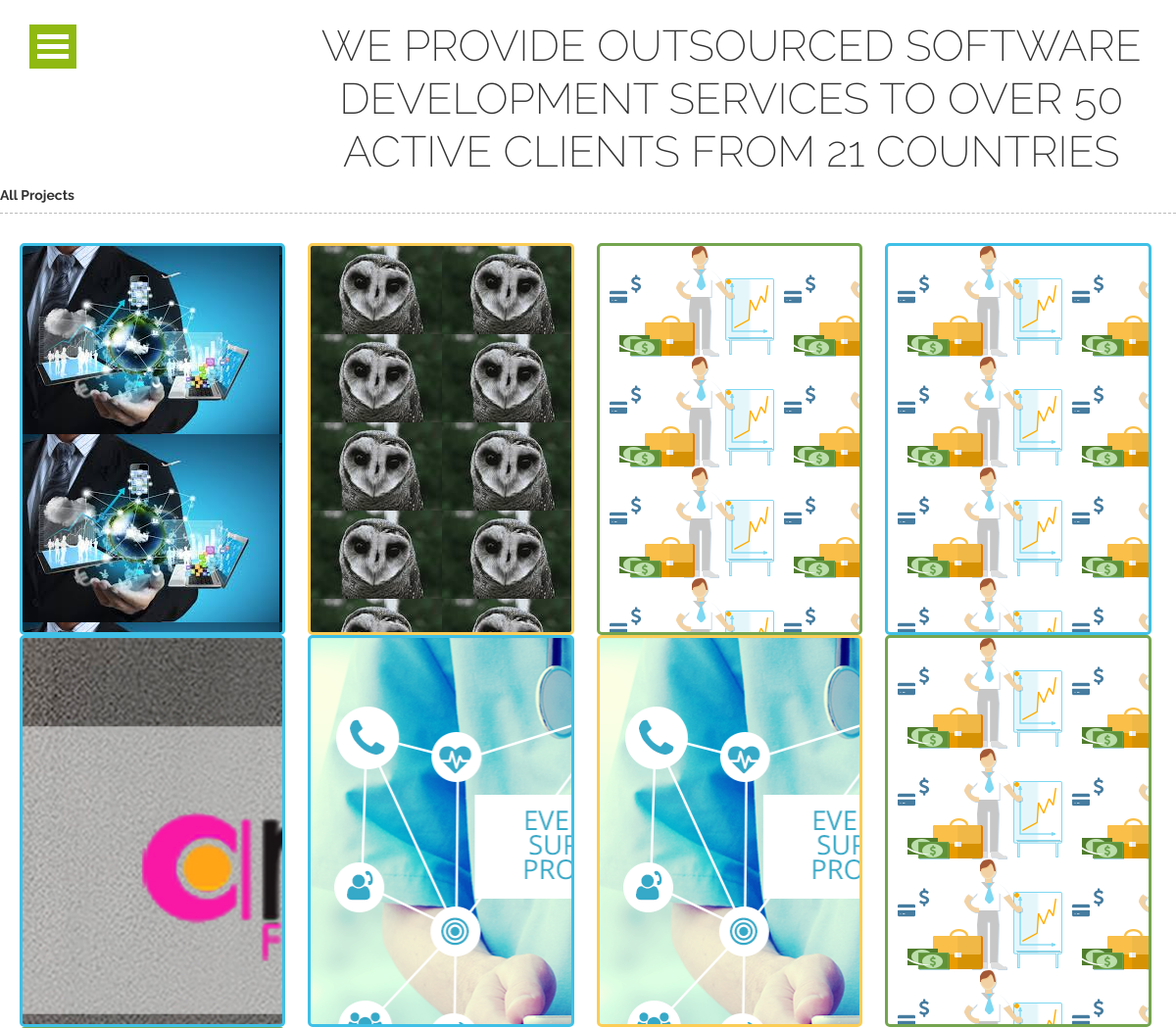
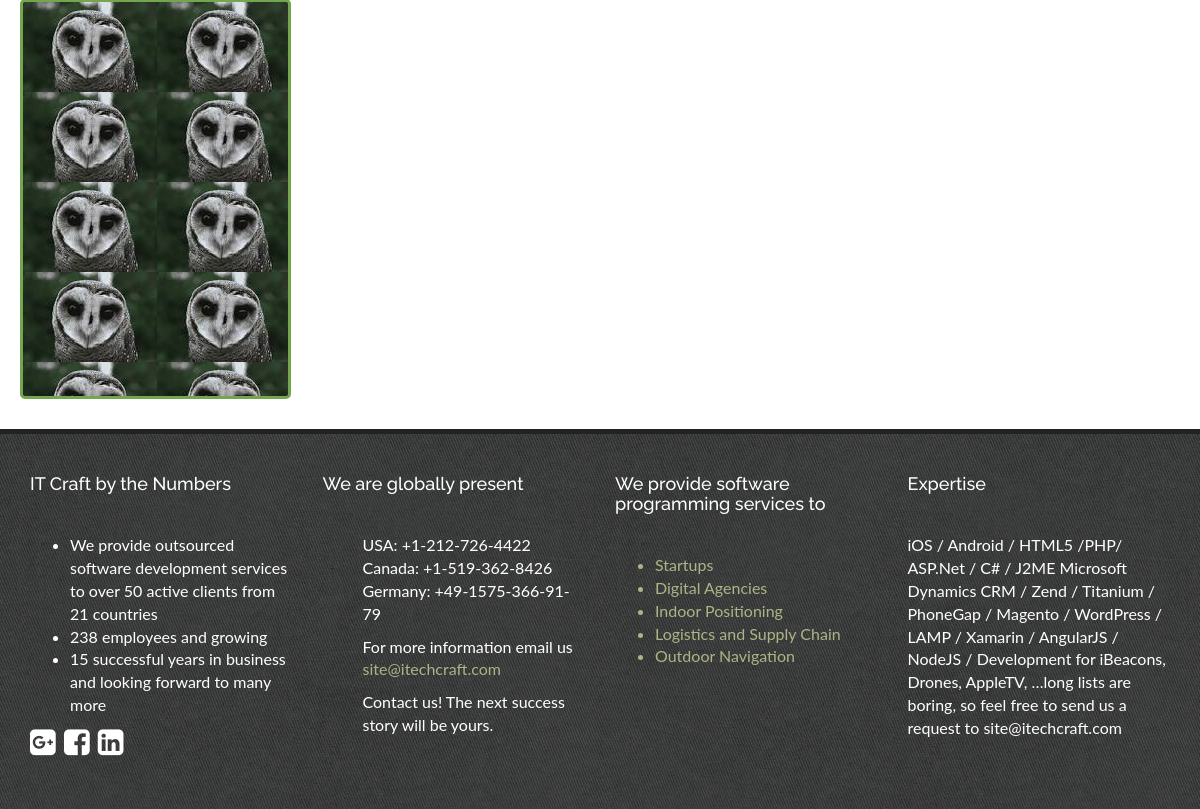
Page /index.php/portfolio on the committed database (2 pictures, top to bottom).
### tables this page shows
CREATE TABLE `design_page` (
  `design_page_id` int(100) NOT NULL,
  `name` varchar(1000) NOT NULL,
  `details` varchar(60000) NOT NULL,
  `insert_by` varchar(1000) NOT NULL,
  `insert_time` varchar(1000) NOT NULL
);

CREATE TABLE `project_admin` (
  `id` int(20) NOT NULL,
  `title` varchar(100) NOT NULL,
  `project_description` varchar(1000) NOT NULL,
  `project_image` varchar(100) NOT NULL,
  `design_class` varchar(100) NOT NULL,
  `design_image` varchar(100) NOT NULL,
  `insert_by` varchar(100) NOT NULL
);

### application/controllers/Portfolio.php (called while the page is built, shortened)
<?php
class Portfolio extends CI_Controller
{
    public function __construct()
    {
        $this->load->model('Loginm');
        $this->load->model('Projectm');
        $this->load->model('Homem');
    }
    public function index()
    {
        $this->data['menu']= $this->Homem->menu();
        $this->data['header']= $this->Homem->header();
        $this->data['pro'] = $this->Projectm->get_all_projects_for_portfolio();
        $this->load->view('portfolio', $this->data);
    }
}

### index.php (called while the page is built, shortened)
<?php
require_once BASEPATH.'core/CodeIgniter.php';

### application/models/Homem.php (called while the page is built, shortened)
<?php if ( ! defined('BASEPATH')) exit('No direct script access allowed');
class Homem extends CI_Model
{
    public function header(){
        $this->db->where('name', 'header');
        $this->db->order_by("design_page_id", "desc");
        $query = $this->db->get('design_page',1);
        return $query->result();
    }
}

### application/models/Projectm.php (called while the page is built, shortened)
<?php if ( ! defined('BASEPATH')) exit('No direct script access allowed');
class Projectm extends CI_Model
{
    public function get_all_projects_for_portfolio()
    {
        $query = $this->db->query("SELECT * FROM `project_admin` GROUP BY `id`");
        return $query->result();
    }
}

### application/views/portfolio.php (the view, shortened to what this page needs)
<!DOCTYPE html>
<html lang="en" class="no-js">
<head>
    <link rel="stylesheet" href="https://maxcdn.bootstrapcdn.com/font-awesome/4.7.0/css/font-awesome.min.css">
    <link rel="stylesheet" href="https://maxcdn.bootstrapcdn.com/bootstrap/3.3.7/css/bootstrap.min.css">
    <link rel="stylesheet" href="https://maxcdn.bootstrapcdn.com/bootstrap/3.3.7/css/bootstrap-theme.min.css">
    <link rel="stylesheet" type="text/css" href="<?php echo base_url()?>css/style.css" />
    <link rel="stylesheet" type="text/css" href="<?php echo base_url()?>css/component.css" />
</head>
<body>
<div class="container demo-4">
    <div class="row">
        <div class="col-md-3">
            <div id="dl-menu" class="dl-menuwrapper">
                <button class="dl-trigger">Open Menu</button>
            </div>
        </div>
        <div class="col-md-9">
            <h1 style="text-align:center"> <?php  foreach ($header as $h) {echo $h->details;}?></h1>
        </div><br><br>
        <div class="row service-heading">
        <h3><b>All Projects</b></h3>
            </div>
        <div class="row service-box-custom-width">
            <?php foreach ($pro as  $p) { ?>
                <a href="<?php echo base_url()?>Project/project_details/<?php echo $p->id?>">
                    <div class="col-md-3 service-box <?php echo $p->design_class ?>" style="background-image:url(<?php base_url()?> images/<?php echo $p->design_image ?>);">
                    </div>
                </a>
                <?php
            }
            ?>
        </div>
    </div>
</div>
<footer>
    <div class="container">
        <div class="row">
            <div class="col-md-3">
                <h2>IT Craft by the Numbers</h2>
                <ul>
                    <li>We provide outsourced software development services to over 50 active clients from 21 countries</li>
                    <li>238 employees and growing</li>
                    <li>15 successful years in business and looking forward to many more</li>
                </ul>
                <p>
                    <a href="#"><i class="fa fa-google-plus-square footer-social-icon" aria-hidden="true"></i></a>&nbsp;
                    <a href="#"><i class="fa fa-facebook-square footer-social-icon" aria-hidden="true"></i></a>&nbsp;
                    <a href="#"><i class="fa fa-linkedin-square footer-social-icon" aria-hidden="true"></i></a>&nbsp;
                </p>
            </div>
            <div class="col-md-3">
                <h2>We are globally present</h2>
                <ul>
                    <p>USA: +1-212-726-4422<br>
                        Canada: +1-519-362-8426<br>
                        Germany: +49-1575-366-91-79</p>
                    <p>For more information email us <a href="#">site@itechcraft.com</a></p>
                    <p>Contact us! The next success story will be yours.</p>
                </ul>
            </div>
            <div class="col-md-3">
                <h2>We provide software programming services to</h2>
                <ul>
                    <a href="#"><li>Startups</li></a>
                    <a href="#"><li>Digital Agencies</li></a>
                    <a href="#"><li>Indoor Positioning</li></a>
                    <a href="#"><li>Logistics and Supply Chain</li></a>
                    <a href="#"><li>Outdoor Navigation</li></a>
                </ul>
            </div>
            <div class="col-md-3">
                <h2>Expertise</h2>
                <p>iOS / Android / HTML5
                    /PHP/ ASP.Net / C# / J2ME
                    Microsoft Dynamics CRM / Zend / Titanium / PhoneGap /
                    Magento / WordPress / LAMP / Xamarin / AngularJS / NodeJS / Development for iBeacons, Drones, AppleTV,
                    …long lists are boring, so feel
                    free to send us a request to
                    site@itechcraft.com</p>
            </div>
        </div>
    </div>
</footer>
</body>
</html>

### css/style.css (style rules this page uses)
body, html { font-size: 100%; padding: 0; margin: 0; }
*, *:after, *:before { -webkit-box-sizing: border-box; -moz-box-sizing: border-box; box-sizing: border-box; }
body { font-family: 'Lato', Calibri, Arial, sans-serif; background: #ffffff; min-height: 800px; }
a { color: #ffffff; text-decoration: none; }
h1 { font-family: 'Raleway', sans-serif; color:#333333; font-size: 44px; font-style: normal; font-variant: normal ; font-weight: 200; line-height: 54px; }
h2 { font-family: 'Raleway', sans-serif; font-size: 18px; font-style: normal; font-variant: normal ; font-weight: 500; }
h3 { font-family: 'Raleway', sans-serif; color:#333333; font-size: 14px; font-style: normal; font-variant: normal ; font-weight: 500; }
.service-heading { border-bottom:1px dashed #bbbbbb; margin-bottom:30px; }
.service-box { padding:30px 20px 30px 20px; border-radius:5px; height:400px; margin-right:23px; }
@media (min-width: 992px) { .service-box-custom-width .col-md-3 { width:23%; } }
.service-box-custom-width { margin-left:5px; margin-bottom:30px; }
.project-1 { border:3px solid #3fc0e6; }
.project-2 { border:3px solid #fbcd57; }
.project-3 { border:3px solid #74A54F; }
footer { background:url(../images/texture-dark.jpg) 0 0 repeat; color:#ffffff; padding:20px 0 40px 0; border-top: 5px solid #222; }
footer h2 { margin-bottom:40px; }
footer ul a { color:#abb587; }
.footer-social-icon { font-size:30px; }

### css/component.css (style rules this page uses)
.dl-menuwrapper { width: 100%; max-width: 300px; float: left; position: relative; -webkit-perspective: 1000px; perspective: 1000px; -webkit-perspective-origin: 50% 200%; perspective-origin: 50% 200%; margin-top: 25px; }
.dl-menuwrapper:first-child { float: left; }
.dl-menuwrapper button { background: #ccc; border: none; width: 48px; height: 45px; text-indent: -900em; overflow: hidden; position: relative; cursor: pointer; outline: none; }
.dl-menuwrapper button:after { content: ''; position: absolute; width: 68%; height: 5px; background: #fff; top: 10px; left: 16%; box-shadow: 0 10px 0 #fff, 0 20px 0 #fff; }
.demo-4 .dl-menuwrapper button { background: #90b912; }

### rows in the picture
design_page: details "WE PROVIDE OUTSOURCED SOFTWARE DEVELOPMENT SERVICES TO OVER 50 ACTIVE CLIENTS FROM 21 COUNTRIES"
project_admin: design_image (picture)
project_admin: design_image (picture)
project_admin: design_image (picture)
project_admin: design_image (picture)
project_admin: design_image (picture)
project_admin: design_image (picture)
project_admin: design_image (picture)
project_admin: design_image (picture)
project_admin: design_image (picture)
